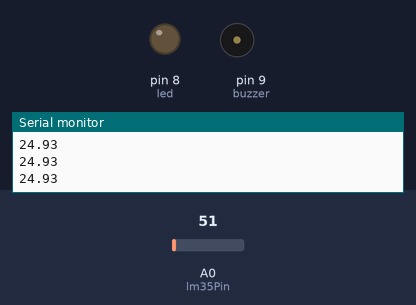
Bench run of a sketch on a simulated Arduino Uno, built with avr-gcc and run on an emulated ATmega328P. Shown: output pins drawn as LEDs (lit = HIGH), buzzer (waves = sounding, pin HIGH), the last lines printed to the serial monitor. Dashed ring = blinking. Inputs (shaded band) come from the test bench; at power-on: A0 (lm35Pin) = 51.

Above: at 1.2 s.
1.3 s: A0 (lm35Pin) set to 58
2.8 s: A0 (lm35Pin) set to 69
At 3.05 s:
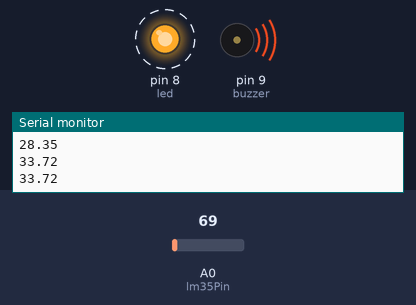
5.8 s: A0 (lm35Pin) set to 61
At 5.8 s:
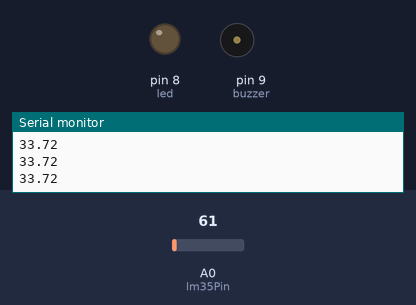
7.3 s: A0 (lm35Pin) set to 71
At 7.55 s:
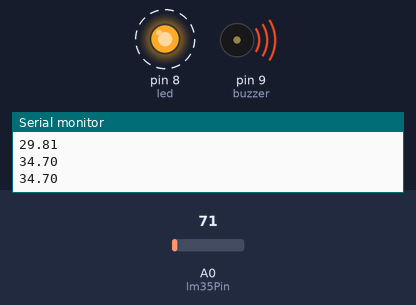
Timing chart, 0 to 11.3 s (numbered marks = the images above; inputs shaded):
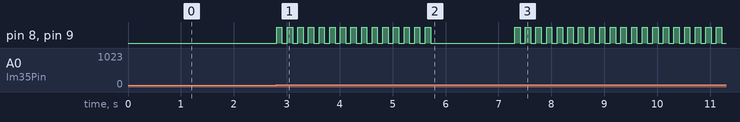

The sketch:

firstTemperatureSensorProject.ino
```cpp
// LM35 Sensörü İle Sıcaklık Ölçme
int lm35Pin = A0; // A0 pinini isimlendirme
int led = 8;
#define buzzer 9

int time = 100;
int readingValue = 0;
float tempVolt = 0;
float temp = 0;

void setup(){
  pinMode(led,OUTPUT);
  pinMode(buzzer,OUTPUT);
  Serial.begin(9600);
}

void loop(){
readingValue = analogRead(lm35Pin);
tempVolt = (readingValue/1023.0)*5000;
temp = tempVolt/10.0;
Serial.println(temp);
if(temp>=30){
  digitalWrite(led,HIGH);
  digitalWrite(buzzer,HIGH);
  delay(time);
  digitalWrite(led,LOW);
  digitalWrite(buzzer,LOW);
  delay(time);
}
else{
  digitalWrite(led,LOW);
  digitalWrite(buzzer,LOW);
}
}
```

Measured:
- the behaviour switches between 61 and 62 on A0 (lm35Pin) (found by bisection; images 0 and 1)
- after the input at 2.8 s, pin 8 (led), pin 9 (buzzer): alternates HIGH for 0.10 s and LOW for 0.10 s, starting at once
- after the input at 5.8 s, pin 8 (led), pin 9 (buzzer): stops changing and stays LOW
- after the input at 7.3 s, pin 8 (led), pin 9 (buzzer): alternates HIGH for 0.10 s and LOW for 0.10 s, starting at once
